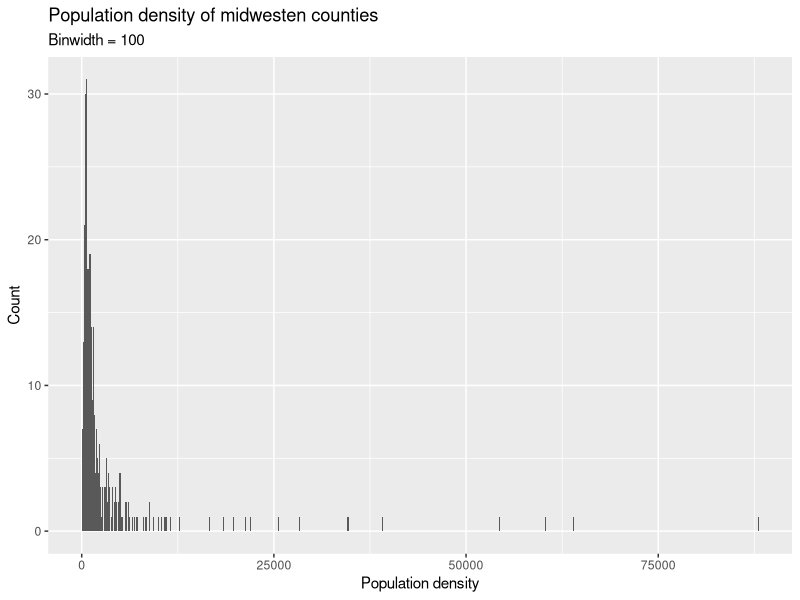
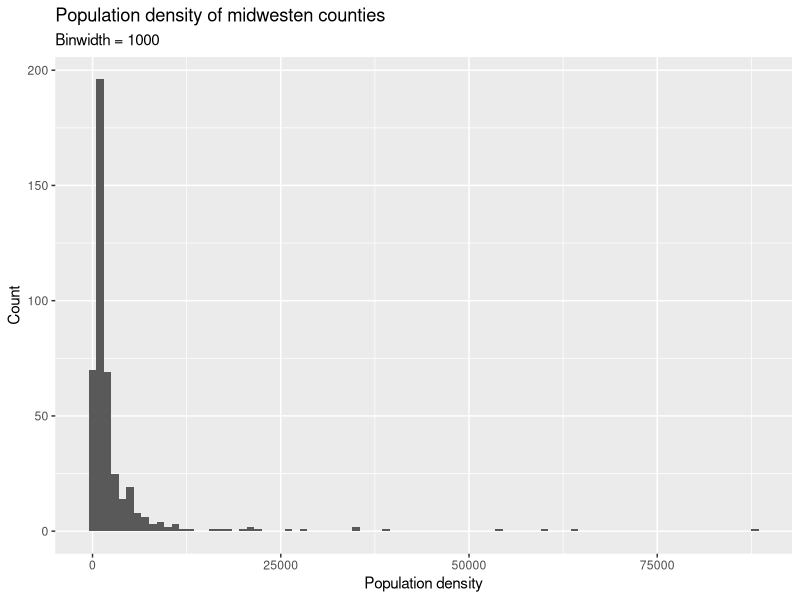
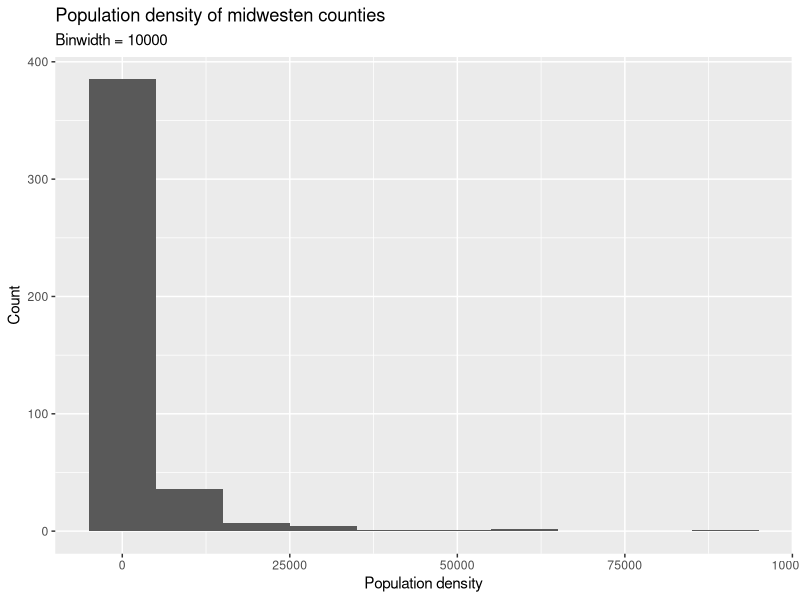
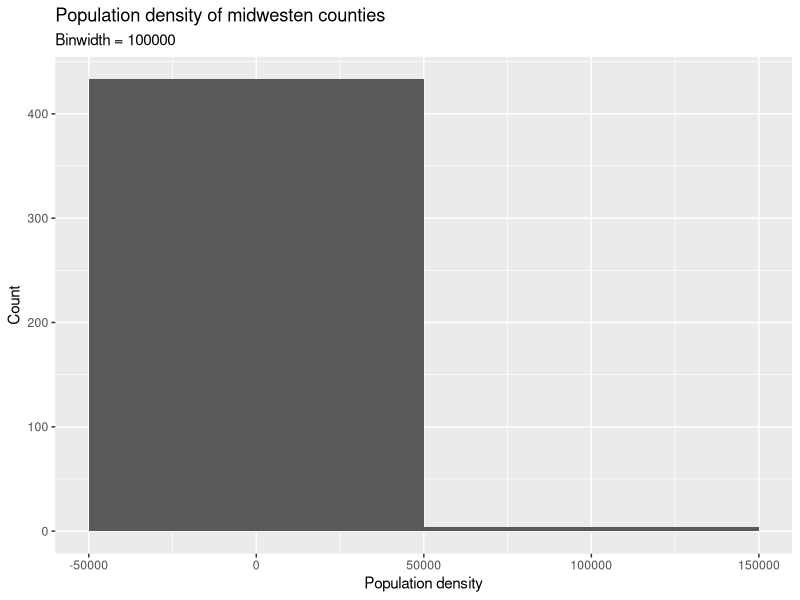
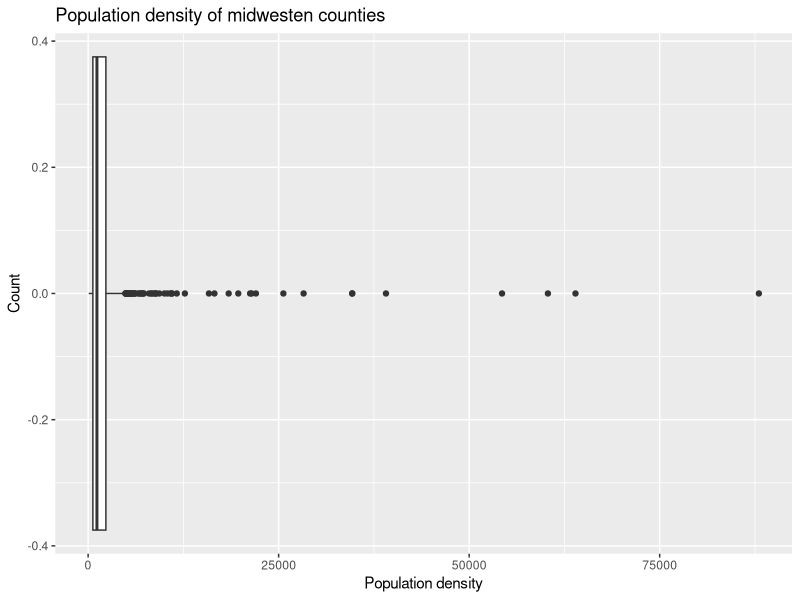
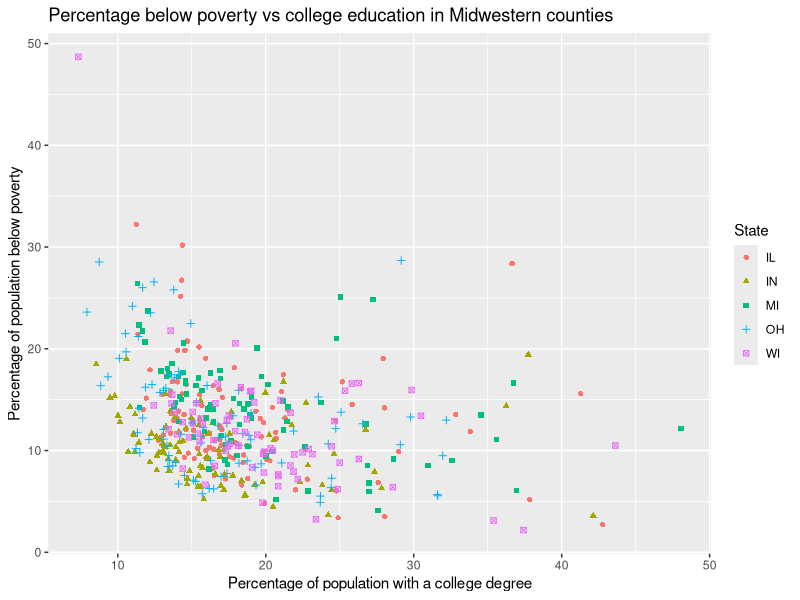
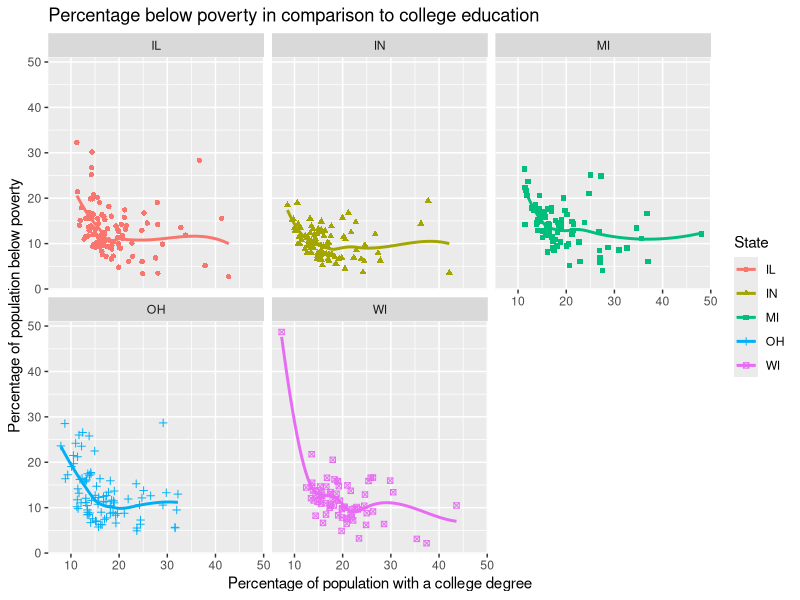

Reproduce these figures in R, in order.
## ---- chunk 1
#| label: load packages

library(tidyverse)
## ---- chunk 2
# Plot Number 1
ggplot(midwest, aes(x = popdensity)) +
  geom_histogram(binwidth = 100) +
  labs(
    x = "Population density",
    y = "Count",
    title = "Population density of midwesten counties",
    subtitle = "Binwidth = 100"
)

# Plot Number 2
ggplot(midwest, aes(x = popdensity)) +
  geom_histogram(binwidth = 1000) +
  labs(
    x = "Population density",
    y = "Count",
    title = "Population density of midwesten counties",
    subtitle = "Binwidth = 1000"
)

# Plot Number 3
ggplot(midwest, aes(x = popdensity)) +
  geom_histogram(binwidth = 10000) +
  labs(
    x = "Population density",
    y = "Count",
    title = "Population density of midwesten counties",
    subtitle = "Binwidth = 10000"
)

# Plot Number 4
ggplot(midwest, aes(x = popdensity)) +
  geom_histogram(binwidth = 100000) +
  labs(
    x = "Population density",
    y = "Count",
    title = "Population density of midwesten counties",
    subtitle = "Binwidth = 100000"
)

## ---- chunk 3
# Boxplot
ggplot(midwest, aes(x = popdensity)) +
  geom_boxplot() +
  labs(
    x = "Population density",
    y = "Count",
    title = "Population density of midwesten counties"
)

## ---- chunk 4
# Scatterplot
ggplot(midwest, 
       aes(
         x = percollege,
         y = percbelowpoverty,
         color = state,
         shape = state)
       ) +
  geom_point() +
  labs(
    x = "Percentage of population with a college degree",
    y = "Percentage of population below poverty",
    title = "Percentage below poverty vs college education in Midwestern counties",
    color = "State",
    shape = "State"
  )
  
## ---- chunk 5
ggplot(midwest,
       aes(
         x = percollege,
         y = percbelowpoverty,
         color = state,
         shape = state)
       ) +
  geom_point() +
  geom_smooth(se = FALSE) +
  facet_wrap(~ state) +
  labs(
    title = "Percentage below poverty in comparison to college education",
    x = "Percentage of population with a college degree",
    y = "Percentage of population below poverty",
    color = "State",
    shape = "State"
  )
